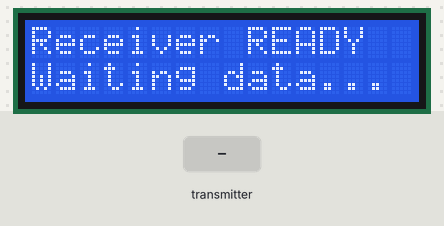
Simulated run of this sketch. Board: Arduino Uno, built with avr-gcc and run on an emulated ATmega328P. Shown: 16×2 character LCD. Inputs (shaded band) come from the test bench. No radio packets arrive unless stated.

Above: at 3.3 s.
3.4 s: the transmitter starts sending horizontalAngle = 0
At 5.2 s:
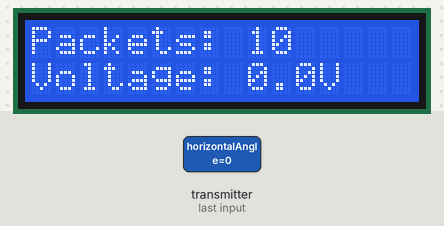
6.4 s: the transmitter starts sending laserState = 1
At 7.9 s:
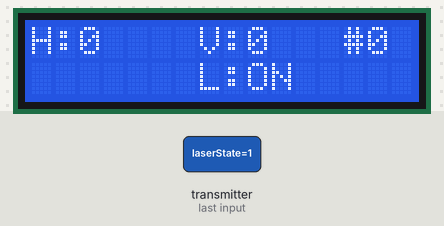
9.4 s: the transmitter starts sending verticalAngle = 45
At 9.9 s:
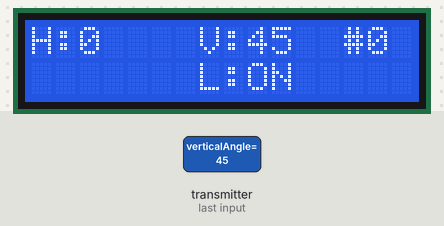
11.9 s: the transmitter starts sending voltage = 25
At 13.0 s:
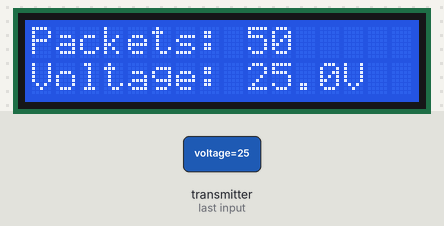
14.9 s: the transmitter starts sending sequence = 128
At 16.2 s:
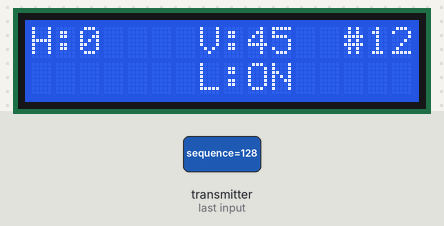
17.9 s: the transmitter starts sending status = 0
At 19.8 s:
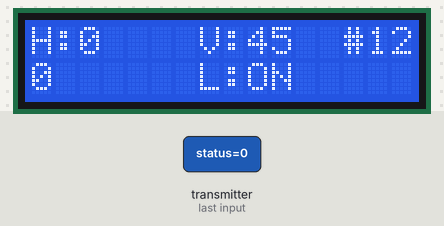
Timing chart, 0 to 20.9 s (numbered marks = the images above; inputs shaded):
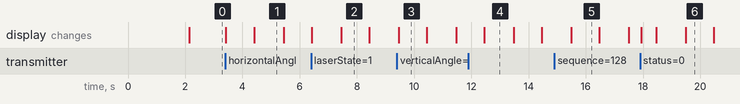

The sketch:

sketch_cubesat_cube.ino
```cpp
#include <SPI.h>
#include <nRF24L01.h>
#include <RF24.h>
#include <Wire.h>
#include <LiquidCrystal_I2C.h>

#define CE_PIN 9
#define CSN_PIN 10

const byte address[6] = "00001";

LiquidCrystal_I2C lcd(0x27, 16, 2);

RF24 radio(CE_PIN, CSN_PIN);

struct SensorData {
  int horizontalAngle;
  int verticalAngle;
  float voltage;
  char status[12];
  bool laserState;
  uint8_t sequence;
};

SensorData data;
unsigned long lastPacketTime = 0;
uint32_t packetCount = 0;
uint8_t lastSequence = 0;

void setup() {
  lcd.init();
  lcd.backlight();
  lcd.clear();

  lcd.setCursor(0, 0);
  lcd.print("RF Scanner RX");
  lcd.setCursor(0, 1);
  lcd.print("Channel: 76");
  delay(2000);

  if (!radio.begin()) {
    displayError("NRF24 ERROR", "Check wiring!");
    while (1);
  }

  radio.openReadingPipe(0, address);
  radio.setChannel(76);
  radio.setPALevel(RF24_PA_MAX);
  radio.setDataRate(RF24_1MBPS);
  radio.setAutoAck(false);
  radio.setCRCLength(RF24_CRC_16);
  radio.startListening();

  lcd.clear();
  lcd.setCursor(0, 0);
  lcd.print("Receiver READY");
  lcd.setCursor(0, 1);
  lcd.print("Waiting data...");

  lastPacketTime = millis();
}

void loop() {
  if (radio.available()) {
    radio.read(&data, sizeof(data));

    packetCount++;
    lastPacketTime = millis();

    uint8_t seqDiff = 0;
    if (lastSequence > 0 && data.sequence > lastSequence) {
      seqDiff = data.sequence - lastSequence - 1;
    }
    lastSequence = data.sequence;

    displayData(seqDiff);
  }

  if (millis() - lastPacketTime > 3000) {
    displayNoSignal();
  }
}

void displayData(uint8_t lostPackets) {
  lcd.clear();

  lcd.setCursor(0, 0);
  lcd.print("H:");
  lcd.print(data.horizontalAngle);
  if (data.horizontalAngle >= 0) lcd.print(" ");

  lcd.setCursor(7, 0);
  lcd.print("V:");
  lcd.print(data.verticalAngle);
  if (data.verticalAngle >= 0) lcd.print(" ");

  lcd.setCursor(13, 0);
  lcd.print("#");
  lcd.print(data.sequence);

  lcd.setCursor(0, 1);
  lcd.print(data.status);

  lcd.setCursor(7, 1);
  lcd.print("L:");
  lcd.print(data.laserState ? "ON " : "OFF");

  if (lostPackets > 0) {
    lcd.setCursor(12, 1);
    lcd.print("-");
    lcd.print(lostPackets);
  }

  if (packetCount % 10 == 0) {
    delay(500);
    showStats();
  }
}

void showStats() {
  lcd.clear();
  lcd.setCursor(0, 0);
  lcd.print("Packets: ");
  lcd.print(packetCount);

  lcd.setCursor(0, 1);
  lcd.print("Voltage: ");
  lcd.print(data.voltage, 1);
  lcd.print("V");

  delay(1000);
}

void displayNoSignal() {
  lcd.clear();

  static uint8_t blinkState = 0;
  blinkState = !blinkState;

  if (blinkState) {
    lcd.setCursor(0, 0);
    lcd.print("NO SIGNAL");
    lcd.setCursor(0, 1);
    lcd.print("Channel 76");
  } else {
    lcd.setCursor(0, 0);
    lcd.print("Packets: ");
    lcd.print(packetCount);
    lcd.setCursor(0, 1);
    lcd.print("Last: #");
    lcd.print(lastSequence);
  }
}

void displayError(const char* line1, const char* line2) {
  lcd.clear();
  lcd.setCursor(0, 0);
  lcd.print(line1);
  lcd.setCursor(0, 1);
  lcd.print(line2);
}
```

Measured:
- after the input at 3.4 s, the display: first changes at once (image 1 shows a later state)
- after the input at 6.4 s, the display: first differs from a run without the input after 1.0 s (image 2)
- what the display in image 1 shows lasts 1.0 s, from 4.4 s to 5.4 s
